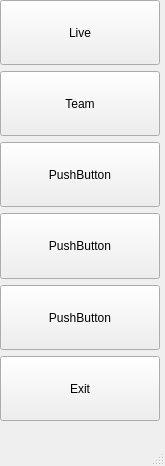
<?xml version="1.0" encoding="UTF-8"?>
<ui version="4.0">
 <class>MainWindow</class>
 <widget class="QMainWindow" name="MainWindow">
  <property name="geometry">
   <rect>
    <x>0</x>
    <y>0</y>
    <width>165</width>
    <height>466</height>
   </rect>
  </property>
  <property name="windowTitle">
   <string>Menu</string>
  </property>
  <widget class="QWidget" name="centralwidget">
   <widget class="QWidget" name="verticalLayoutWidget">
    <property name="geometry">
     <rect>
      <x>0</x>
      <y>0</y>
      <width>160</width>
      <height>421</height>
     </rect>
    </property>
    <layout class="QVBoxLayout" name="verticalLayout">
     <item>
      <widget class="QPushButton" name="live_button">
       <property name="sizePolicy">
        <sizepolicy hsizetype="Minimum" vsizetype="Expanding">
         <horstretch>0</horstretch>
         <verstretch>0</verstretch>
        </sizepolicy>
       </property>
       <property name="text">
        <string>Live</string>
       </property>
      </widget>
     </item>
     <item>
      <widget class="QPushButton" name="team_button">
       <property name="sizePolicy">
        <sizepolicy hsizetype="Minimum" vsizetype="Expanding">
         <horstretch>0</horstretch>
         <verstretch>0</verstretch>
        </sizepolicy>
       </property>
       <property name="text">
        <string>Team</string>
       </property>
      </widget>
     </item>
     <item>
      <widget class="QPushButton" name="lineup_button">
       <property name="sizePolicy">
        <sizepolicy hsizetype="Minimum" vsizetype="Expanding">
         <horstretch>0</horstretch>
         <verstretch>0</verstretch>
        </sizepolicy>
       </property>
       <property name="text">
        <string>PushButton</string>
       </property>
      </widget>
     </item>
     <item>
      <widget class="QPushButton" name="pushButton_2">
       <property name="sizePolicy">
        <sizepolicy hsizetype="Minimum" vsizetype="Expanding">
         <horstretch>0</horstretch>
         <verstretch>0</verstretch>
        </sizepolicy>
       </property>
       <property name="text">
        <string>PushButton</string>
       </property>
      </widget>
     </item>
     <item>
      <widget class="QPushButton" name="pushButton_6">
       <property name="sizePolicy">
        <sizepolicy hsizetype="Minimum" vsizetype="Expanding">
         <horstretch>0</horstretch>
         <verstretch>0</verstretch>
        </sizepolicy>
       </property>
       <property name="text">
        <string>PushButton</string>
       </property>
      </widget>
     </item>
     <item>
      <widget class="QPushButton" name="exit_button">
       <property name="sizePolicy">
        <sizepolicy hsizetype="Minimum" vsizetype="Expanding">
         <horstretch>0</horstretch>
         <verstretch>0</verstretch>
        </sizepolicy>
       </property>
       <property name="text">
        <string>Exit</string>
       </property>
      </widget>
     </item>
    </layout>
   </widget>
  </widget>
  <widget class="QMenuBar" name="menubar">
   <property name="geometry">
    <rect>
     <x>0</x>
     <y>0</y>
     <width>165</width>
     <height>21</height>
    </rect>
   </property>
  </widget>
  <widget class="QStatusBar" name="statusbar"/>
 </widget>
 <resources/>
 <connections/>
</ui>
